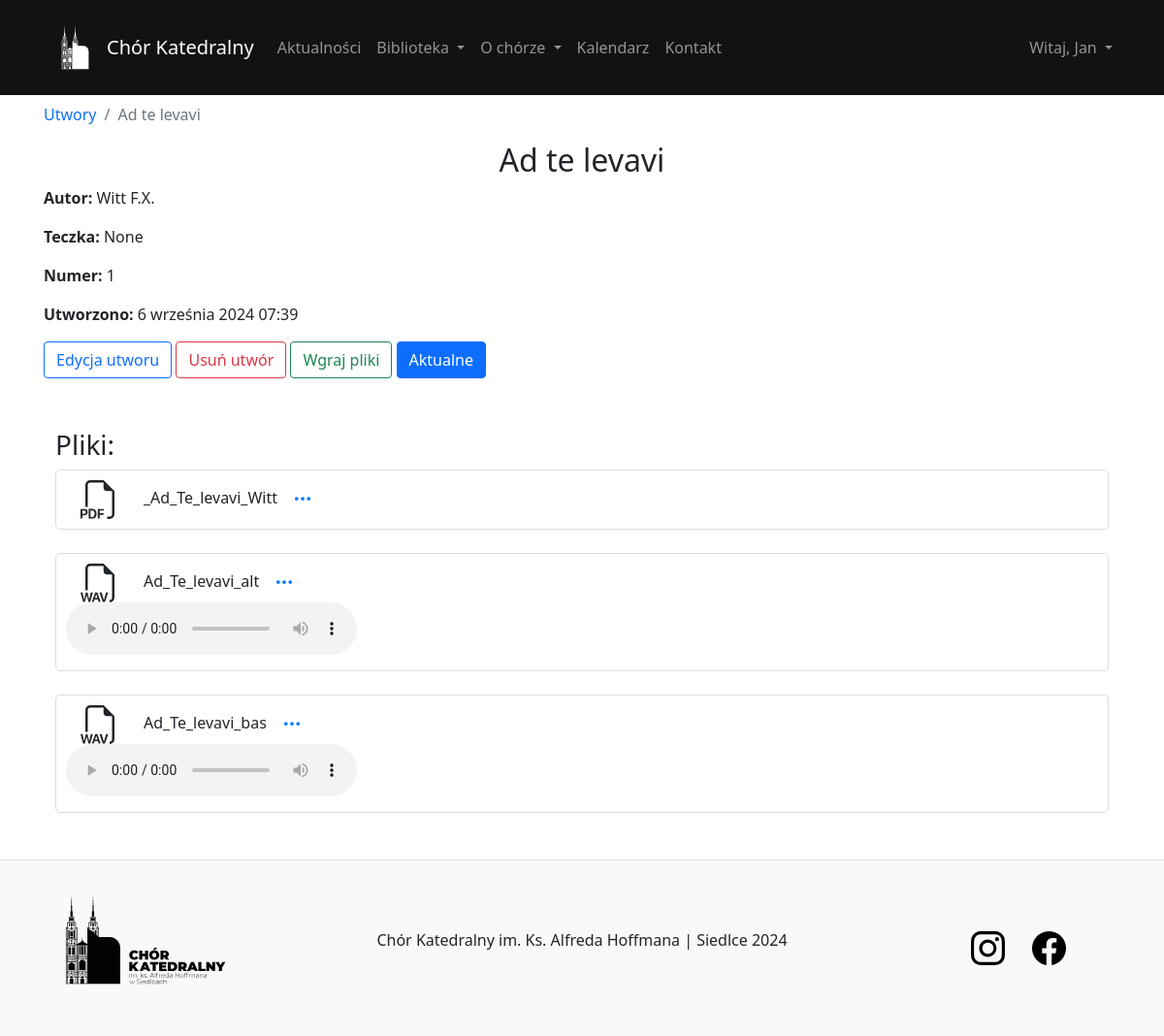
Page /composition/details/1/ (signed in) on the earlier database version.
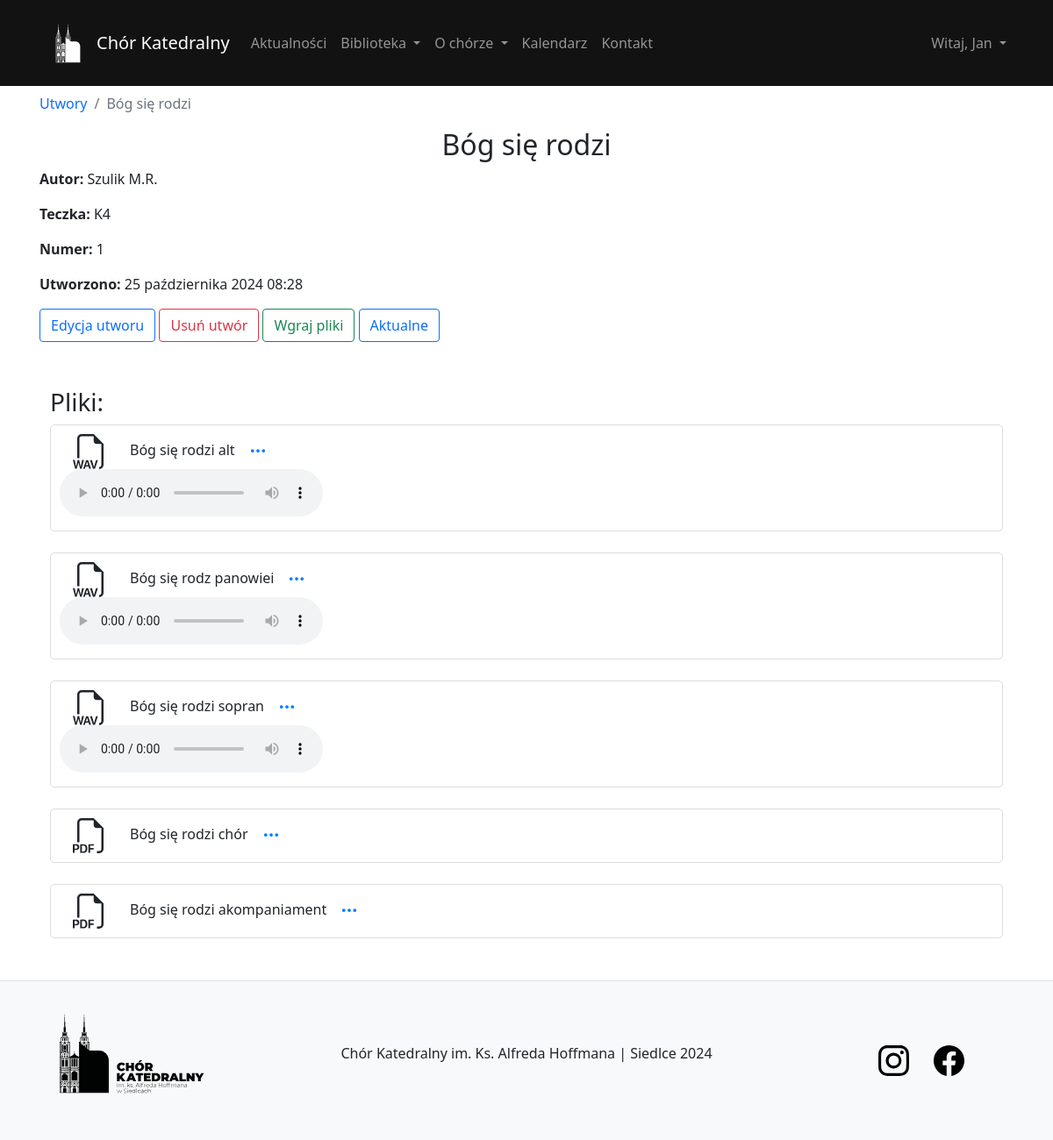
Same page on the later database version.
### composition/models.py (models this page shows, shortened)
class Composition(models.Model):
    name = models.CharField('Name', max_length=45)
    author = models.CharField('Author', max_length=35)
    number = models.PositiveIntegerField(unique=True)
    folder = models.ForeignKey(Folder, related_name='compositions', on_delete=models.SET_NULL, null=True, blank=True)
    isActual = models.BooleanField('Is Actual', default=False)
    note = models.CharField('Note', max_length=250, null=True, blank=True)  # Может быть нулём + можно ничего не вписывать в форме
    date_joined = models.DateTimeField(default=timezone.now)
    class Meta:
        verbose_name = 'Composition'
        verbose_name_plural = 'Compositions'

class CompositionFile(models.Model):
    FILE_TYPES = [
        ('mp3', 'MP3 File'),
        ('wav', 'WAV File'),
        ('pdf', 'PDF File')
    ]
    composition = models.ForeignKey(Composition, related_name='files', on_delete=models.CASCADE)
    file = models.FileField(upload_to=composition_file_path)
    file_type = models.CharField(max_length=3, choices=FILE_TYPES)

### folder/models.py (models this page shows)
class Folder(models.Model):
    name = models.CharField('name', max_length=45, unique=True)
    note = models.CharField('note', max_length=250, null=True, blank=True) # Может быть нулём + можно ничего не вписывать в форме
    colour = models.CharField('colour', max_length=25, null=True, blank=True)
    date_joined = models.DateTimeField(default=timezone.now)
    def __str__(self):
        return self.name
    class Meta:
        verbose_name = 'Folder'
        verbose_name_plural = 'Folders'

### composition/views.py (the view)
# urls.py: path('details/<int:id>/', views.detailsComposition, name='detailsComposition'),
def detailsComposition(request, id):
    composition = get_object_or_404(Composition, id=id)
    return render(request, 'composition/details.html', {'composition': composition})

### composition/templatetags/extras.py (called while the page is built)
@register.filter
def get_filename_without_extension(path):
    filename = path.rsplit('/', 1)[-1] if '/' in path else path
    return filename.split('.')[0] if '.' in filename else filename

### library/context_processors.py (called while the page is built)
def current_time(request):
    now = timezone.now()
    return {
        'current_year': now.year,
        'current_month': now.month,
    }

### composition/templates/composition/details.html (shortened to what this page needs)
{% extends 'content/template.html' %}
{% load static %}
{% load extras %}
{% block body %}
<link rel="stylesheet" href="https://cdn.jsdelivr.net/npm/plyr@3/dist/plyr.css" />
<div class="pt-2">
    <nav aria-label="breadcrumb">
        <ol class="breadcrumb">
            <li class="breadcrumb-item"><a href="{% url 'listComposition' %}">Utwory</a></li>
            <li class="breadcrumb-item active" aria-current="page">{{ composition.name }}</li>
        </ol>
    </nav>
</div>
<h2 class="text-center">{{ composition.name }}</h2>
<p><strong>Autor:</strong> {{ composition.author }}</p>
<p><strong>Teczka:</strong> {{ composition.folder }}</p>
<p><strong>Numer:</strong> {{ composition.number }}</p>
<p><strong>Utworzono:</strong> {{ composition.date_joined }}</p>
{% if perms.composition.change_composition %}
<a href="{% url 'editComposition' id=composition.id %}" class="btn btn-outline-primary mb-1">Edycja utworu</a>
{% endif %}
{% if perms.composition.delete_composition %}
<button type="button" class="btn btn-outline-danger mb-1" data-bs-toggle="modal" data-bs-target="#exampleModal">
    Usuń utwór
</button>
{% endif %}
{% if perms.composition.add_compositionfile %}
<a href="{% url 'uploadFilesComposition' id=composition.id %}" class="btn btn-outline-success mb-1">Wgraj pliki</a>
{% endif %}
{% if perms.composition.change_composition %}
    {% if composition.isActual %}
        <a href="{% url 'toggleActual' composition.id %}" class="btn btn-primary mb-1">Aktualne</a>
    {% else %}
        <a href="{% url 'toggleActual' composition.id %}" class="btn btn-outline-primary mb-1">Aktualne</a>
    {% endif %}
{% else %}
    {% if composition.isActual %}
        <a href="#" class="btn btn-primary">Aktualne</a>
    {% else %}
        <a href="#" class="btn btn-outline-primary">Aktualne</a>
    {% endif %}
{% endif %}
<div class="container mt-5">
    <h3>Pliki:</h3>
    {% if user.is_authenticated %}
    {% if perms.composition.view_compositionfile %}
    <div class="files-container">
        {% for file in composition.files.all %}
        <div class="file-item mb-4">
            <div class="file-actions">
                <div class="btn-group">
                    <div style="margin-right: 10px;">
                    </div>
                    <div class="file-actions">
                        <div class="btn-group" style="vertical-align: -webkit-baseline-middle">
                            {{ file.file.name|get_filename_without_extension }}
                            <button type="button" class="btn btn-action mx-3" data-bs-toggle="dropdown" aria-expanded="false">
                                <svg xmlns="http://www.w3.org/2000/svg" width="20" height="20" fill="currentColor" class="bi bi-three-dots-vertical" viewBox="0 0 16 16">
                                    <path d="M3 9.5a1.5 1.5 0 1 1 0-3 1.5 1.5 0 0 1 0 3zm5 0a1.5 1.5 0 1 1 0-3 1.5 1.5 0 0 1 0 3zm5 0a1.5 1.5 0 1 1 0-3 1.5 1.5 0 0 1 0 3z"/>
                                </svg>
                            </button>
                        </div>
                    </div>
                </div>
            </div>
            <div class="file-controls d-flex justify-content-between align-items-center">
                {% if file.file.url|slice:"-4:" == '.mp3' or file.file.url|slice:"-4:" == '.wav' %}
                <div class="audio-player">
                    <audio controls>
                        <source src="{{ file.file.url }}" type="{% if file.file.url|slice:"-4:" == '.mp3' %}audio/mpeg{% else %}audio/wav{% endif %}">
                    </audio>
                </div>
                {% endif %}
            </div>
        </div>
        {% endfor %}
    </div>
    {% else %}
    <p>Nie masz uprawnień do przeglądania plików. Skontaktuj się z administratorem żeby uzyskać uprawnienia.</p>
    {% endif %}
    {% else %}
    <p>Dostęp do plików mają tylko zalogowane osoby posiadające odpowienie uprawnienia</p>
    <div class="container">
        <a href="{% url 'signIn' %}" class="btn btn-outline-success">Zaloguj</a>
    </div>
    {% endif %}
</div>
{% endblock %}

Differences in the rows shown:
no longer on this page (row edited): CompositionFile: file.name|get_filename_without_extension "_Ad_Te_levavi_Witt"
no longer on this page (row edited): CompositionFile: file.name|get_filename_without_extension "Ad_Te_levavi_alt"
no longer on this page (row edited): CompositionFile: file.name|get_filename_without_extension "Ad_Te_levavi_bas"
changed Composition: name "Ad te levavi" → "Bóg się rodzi"; author "Witt F.X." → "Szulik M.R."; folder "None" → "K4"; date_joined "6 września 2024 07:39" → "25 października 2024 08:28"; isActual True → False (drawn)
added CompositionFile: file.name|get_filename_without_extension "Bóg się rodzi alt"
added CompositionFile: file.name|get_filename_without_extension "Bóg się rodz panowiei"
added CompositionFile: file.name|get_filename_without_extension "Bóg się rodzi sopran"
added CompositionFile: file.name|get_filename_without_extension "Bóg się rodzi chór"
added CompositionFile: file.name|get_filename_without_extension "Bóg się rodzi akompaniament"
